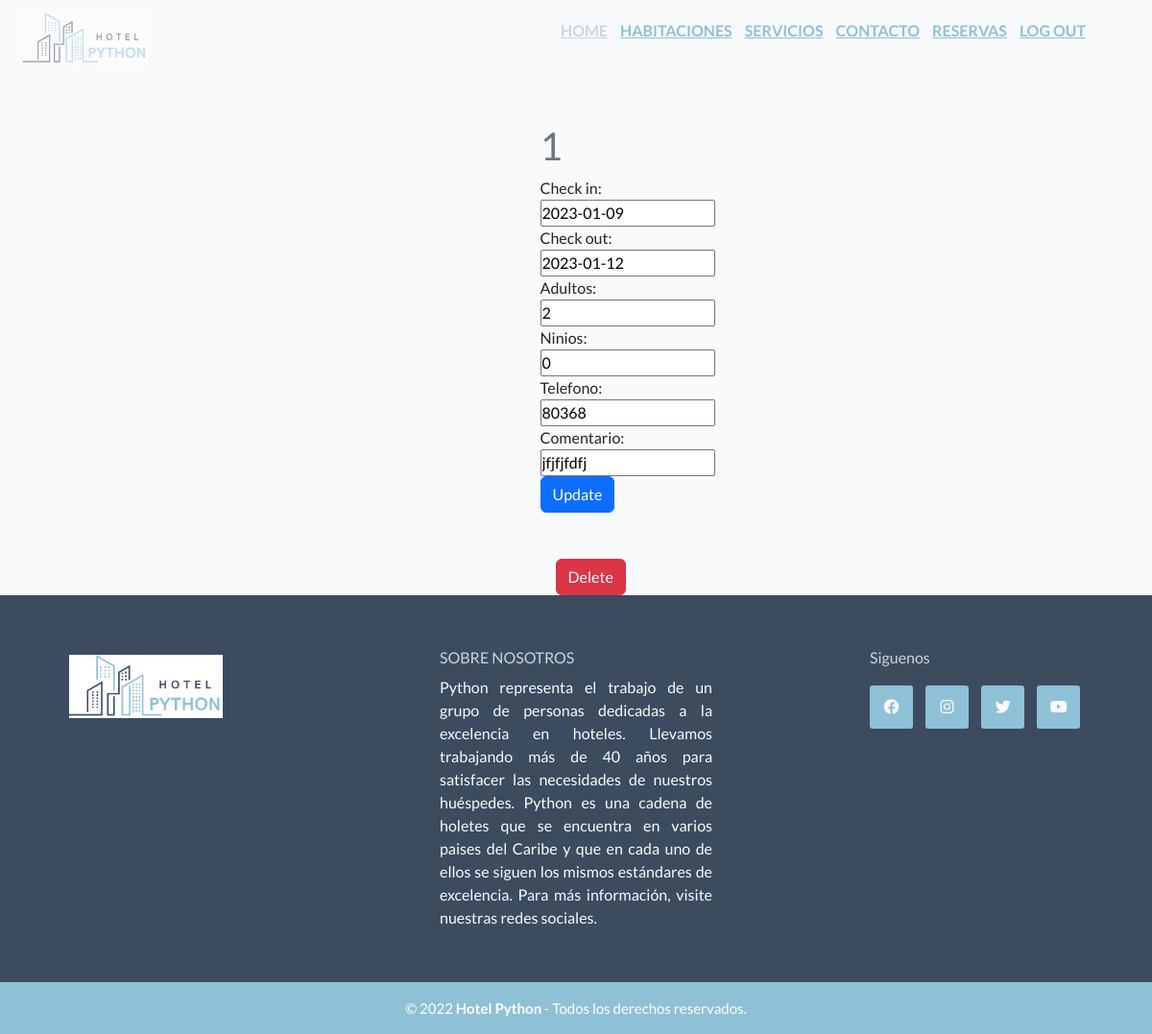
Screenshot of /book_detail/1/ (signed in) with the database file from the repository.
### appstaff/models.py (models this page shows, shortened)
class Reserva(models.Model):
    class Meta:
        db_table = 'reservas'
        get_latest_by = ['id']
    room = models.ForeignKey(Habitacion, on_delete=models.CASCADE, default=2)
    user = models.ForeignKey(User, on_delete=models.CASCADE)
    fecha_reserva = models.DateTimeField(auto_now_add=True)
    check_in = models.DateField(null=True, blank=True)
    check_out = models.DateField(null=True, blank=True)
    adultos = models.IntegerField(null=True, blank=True)
    ninios = models.IntegerField(default=0, null=True, blank=True)
    monto =  models.FloatField(null=True, blank=True)
    telefono = models.IntegerField(null=True, blank=True)
    comentario = models.CharField(max_length=150, blank=True, null=True)
    reserva_cod = models.CharField(max_length=100, default="null")
    estado = models.IntegerField(default=2, help_text= 'Anulada 0, Confirmada 1, Pendiente 2')

### appstaff/views.py (the view, shortened to what this page needs)
# urls.py: path('book_detail/<int:id>/', views.book_detail, name='book_detail'),
@login_required
def book_detail(request, id):
    if request.method == 'GET':
        reserva = get_object_or_404(Reserva, pk=id, user = request.user)
        form = ReservaForm(instance=reserva)
        return render(request, 'book_detail.html', {
            'reserva': reserva,
            'form': form
        })

### appstaff/forms.py
class ReservaForm(ModelForm):
    class Meta:
        model = Reserva
        fields = ['check_in',
        'check_out', 'adultos', 'ninios', 'telefono', 'comentario']
        comentario= forms.CharField(widget=forms.Textarea(attrs={'rows':3}))
        widgets = {
            "check_in": DatePickerInput(options={"format": "MM/DD/YYYY"}),
            "check_out": DatePickerInput(options={"format": "MM/DD/YYYY"}),
        }

### templates/book_detail.html (shortened to what this page needs)
{% extends 'base.html' %}
{% block main %}
    <div class="row">
    <div class="col-md-4 offset-md-4 mt-5">
        <h1 class="text-secondary">{{reserva.id}}</h1>
        <form action="" method="POST">
            {{form.as_div}}
            <button class="btn btn-primary">Update</button>
        </form>
    <div class="mt-5 d-flex">
        <form action="{% url 'delete_book' reserva.id %}" method="POST">
            <button class="btn btn-danger ms-3">Delete</button>
        </form>
    </div>
    </div>
    </div>
{% endblock %}

### static/css/style.css (style rules this page uses)
:root { --brand-color: rgb(142, 193, 214); --dark-color: rgb(61, 75, 95); --mid-color: rgb(203, 213, 225); --light-color: rgb(249, 250, 251); }
* { margin: 0; padding: 0; box-sizing: border-box; text-decoration: none; list-style: none; font-family: 'Lato', sans-serif; }
html { scroll-behavior: smooth; }
body { background: var(--light-color); scroll-behavior: smooth; }

### rows the page displays
Reserva: id "1", check_in "2023-01-09", check_out "2023-01-12", adultos "2", ninios "0", telefono "80368", comentario "jfjfjfdfj"
